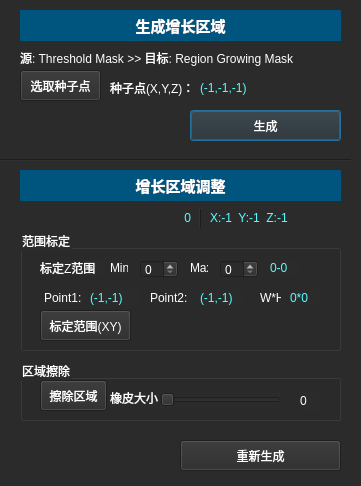
<?xml version="1.0" encoding="UTF-8"?>
<ui version="4.0">
 <class>RegionGrowingDialog</class>
 <widget class="QDialog" name="RegionGrowingDialog">
  <property name="geometry">
   <rect>
    <x>0</x>
    <y>0</y>
    <width>361</width>
    <height>486</height>
   </rect>
  </property>
  <property name="windowTitle">
   <string>Region Growing Dialog</string>
  </property>
  <property name="styleSheet">
   <string notr="true">background-color: rgb(43, 43, 43);
color: rgb(255, 255, 255);</string>
  </property>
  <widget class="QLabel" name="label">
   <property name="geometry">
    <rect>
     <x>20</x>
     <y>50</y>
     <width>301</width>
     <height>16</height>
    </rect>
   </property>
   <property name="styleSheet">
    <string notr="true">color: rgb(255, 255, 255);</string>
   </property>
   <property name="text">
    <string>源: Threshold Mask &gt;&gt; 目标: Region Growing Mask</string>
   </property>
  </widget>
  <widget class="QLabel" name="label_2">
   <property name="geometry">
    <rect>
     <x>110</x>
     <y>80</y>
     <width>91</width>
     <height>16</height>
    </rect>
   </property>
   <property name="styleSheet">
    <string notr="true">color: rgb(255, 255, 255);</string>
   </property>
   <property name="text">
    <string>种子点(X,Y,Z)：</string>
   </property>
  </widget>
  <widget class="QLabel" name="label_SeedPos">
   <property name="geometry">
    <rect>
     <x>200</x>
     <y>80</y>
     <width>71</width>
     <height>16</height>
    </rect>
   </property>
   <property name="styleSheet">
    <string notr="true">color: rgb(85, 255, 255);</string>
   </property>
   <property name="text">
    <string>(-1,-1,-1)</string>
   </property>
  </widget>
  <widget class="QPushButton" name="pushButton_Grow">
   <property name="geometry">
    <rect>
     <x>190</x>
     <y>110</y>
     <width>151</width>
     <height>31</height>
    </rect>
   </property>
   <property name="styleSheet">
    <string notr="true">color: rgb(255, 255, 255);</string>
   </property>
   <property name="text">
    <string>生成</string>
   </property>
  </widget>
  <widget class="Line" name="line">
   <property name="geometry">
    <rect>
     <x>0</x>
     <y>150</y>
     <width>351</width>
     <height>20</height>
    </rect>
   </property>
   <property name="orientation">
    <enum>Qt::Horizontal</enum>
   </property>
  </widget>
  <widget class="QLabel" name="label_3">
   <property name="geometry">
    <rect>
     <x>20</x>
     <y>10</y>
     <width>321</width>
     <height>31</height>
    </rect>
   </property>
   <property name="font">
    <font>
     <family>微软雅黑</family>
     <pointsize>11</pointsize>
     <weight>75</weight>
     <bold>true</bold>
    </font>
   </property>
   <property name="styleSheet">
    <string notr="true">color: rgb(255, 255, 255);
background-color: rgb(0, 85, 127);</string>
   </property>
   <property name="frameShadow">
    <enum>QFrame::Raised</enum>
   </property>
   <property name="text">
    <string>生成增长区域</string>
   </property>
   <property name="alignment">
    <set>Qt::AlignCenter</set>
   </property>
  </widget>
  <widget class="QLabel" name="label_4">
   <property name="geometry">
    <rect>
     <x>20</x>
     <y>170</y>
     <width>321</width>
     <height>31</height>
    </rect>
   </property>
   <property name="font">
    <font>
     <family>微软雅黑</family>
     <pointsize>11</pointsize>
     <weight>75</weight>
     <bold>true</bold>
    </font>
   </property>
   <property name="styleSheet">
    <string notr="true">color: rgb(255, 255, 255);
background-color: rgb(0, 85, 127);</string>
   </property>
   <property name="frameShadow">
    <enum>QFrame::Raised</enum>
   </property>
   <property name="text">
    <string>增长区域调整</string>
   </property>
   <property name="alignment">
    <set>Qt::AlignCenter</set>
   </property>
  </widget>
  <widget class="QFrame" name="frame_4">
   <property name="geometry">
    <rect>
     <x>190</x>
     <y>208</y>
     <width>20</width>
     <height>21</height>
    </rect>
   </property>
   <property name="styleSheet">
    <string notr="true"/>
   </property>
   <property name="frameShape">
    <enum>QFrame::VLine</enum>
   </property>
   <property name="frameShadow">
    <enum>QFrame::Raised</enum>
   </property>
  </widget>
  <widget class="QLabel" name="label_MouseValue">
   <property name="geometry">
    <rect>
     <x>160</x>
     <y>210</y>
     <width>31</width>
     <height>16</height>
    </rect>
   </property>
   <property name="styleSheet">
    <string notr="true">color: rgb(85, 255, 255);</string>
   </property>
   <property name="text">
    <string>0</string>
   </property>
   <property name="alignment">
    <set>Qt::AlignRight|Qt::AlignTrailing|Qt::AlignVCenter</set>
   </property>
  </widget>
  <widget class="QLabel" name="label_MouseInfo">
   <property name="geometry">
    <rect>
     <x>210</x>
     <y>210</y>
     <width>131</width>
     <height>16</height>
    </rect>
   </property>
   <property name="styleSheet">
    <string notr="true">color: rgb(85, 255, 255);</string>
   </property>
   <property name="text">
    <string>X:-1  Y:-1  Z:-1              </string>
   </property>
  </widget>
  <widget class="QPushButton" name="pushButton_ReGrow">
   <property name="geometry">
    <rect>
     <x>180</x>
     <y>440</y>
     <width>161</width>
     <height>31</height>
    </rect>
   </property>
   <property name="styleSheet">
    <string notr="true">color: rgb(255, 255, 255);</string>
   </property>
   <property name="text">
    <string>重新生成</string>
   </property>
  </widget>
  <widget class="QPushButton" name="pushButton_PickSeedPoint">
   <property name="geometry">
    <rect>
     <x>20</x>
     <y>70</y>
     <width>81</width>
     <height>31</height>
    </rect>
   </property>
   <property name="styleSheet">
    <string notr="true">color: rgb(255, 255, 255);</string>
   </property>
   <property name="text">
    <string>选取种子点</string>
   </property>
  </widget>
  <widget class="QGroupBox" name="groupBox">
   <property name="geometry">
    <rect>
     <x>20</x>
     <y>360</y>
     <width>321</width>
     <height>61</height>
    </rect>
   </property>
   <property name="title">
    <string>区域擦除</string>
   </property>
   <widget class="QToolButton" name="toolButton_Erase">
    <property name="geometry">
     <rect>
      <x>20</x>
      <y>20</y>
      <width>67</width>
      <height>31</height>
     </rect>
    </property>
    <property name="sizePolicy">
     <sizepolicy hsizetype="Preferred" vsizetype="Fixed">
      <horstretch>0</horstretch>
      <verstretch>0</verstretch>
     </sizepolicy>
    </property>
    <property name="text">
     <string>擦除区域</string>
    </property>
   </widget>
   <widget class="QLabel" name="label_6">
    <property name="geometry">
     <rect>
      <x>90</x>
      <y>30</y>
      <width>48</width>
      <height>16</height>
     </rect>
    </property>
    <property name="sizePolicy">
     <sizepolicy hsizetype="Fixed" vsizetype="Fixed">
      <horstretch>0</horstretch>
      <verstretch>0</verstretch>
     </sizepolicy>
    </property>
    <property name="text">
     <string>橡皮大小</string>
    </property>
   </widget>
   <widget class="QLabel" name="label_EraseSize">
    <property name="geometry">
     <rect>
      <x>280</x>
      <y>30</y>
      <width>21</width>
      <height>21</height>
     </rect>
    </property>
    <property name="sizePolicy">
     <sizepolicy hsizetype="Fixed" vsizetype="Fixed">
      <horstretch>0</horstretch>
      <verstretch>0</verstretch>
     </sizepolicy>
    </property>
    <property name="text">
     <string>0</string>
    </property>
   </widget>
   <widget class="QSlider" name="horizontalSlider_EraseSize">
    <property name="geometry">
     <rect>
      <x>140</x>
      <y>30</y>
      <width>121</width>
      <height>19</height>
     </rect>
    </property>
    <property name="sizePolicy">
     <sizepolicy hsizetype="Fixed" vsizetype="Fixed">
      <horstretch>0</horstretch>
      <verstretch>0</verstretch>
     </sizepolicy>
    </property>
    <property name="minimum">
     <number>0</number>
    </property>
    <property name="maximum">
     <number>20</number>
    </property>
    <property name="tracking">
     <bool>true</bool>
    </property>
    <property name="orientation">
     <enum>Qt::Horizontal</enum>
    </property>
   </widget>
  </widget>
  <widget class="QGroupBox" name="groupBox_2">
   <property name="geometry">
    <rect>
     <x>20</x>
     <y>230</y>
     <width>321</width>
     <height>121</height>
    </rect>
   </property>
   <property name="title">
    <string>范围标定</string>
   </property>
   <widget class="QLabel" name="label_7">
    <property name="geometry">
     <rect>
      <x>20</x>
      <y>30</y>
      <width>66</width>
      <height>16</height>
     </rect>
    </property>
    <property name="text">
     <string>标定Z范围  </string>
    </property>
   </widget>
   <widget class="QLabel" name="label_8">
    <property name="geometry">
     <rect>
      <x>90</x>
      <y>30</y>
      <width>18</width>
      <height>16</height>
     </rect>
    </property>
    <property name="text">
     <string>Min</string>
    </property>
   </widget>
   <widget class="QSpinBox" name="spinBox_Limit_z1">
    <property name="geometry">
     <rect>
      <x>120</x>
      <y>30</y>
      <width>38</width>
      <height>18</height>
     </rect>
    </property>
   </widget>
   <widget class="QLabel" name="label_9">
    <property name="geometry">
     <rect>
      <x>170</x>
      <y>30</y>
      <width>18</width>
      <height>16</height>
     </rect>
    </property>
    <property name="text">
     <string>Max</string>
    </property>
   </widget>
   <widget class="QSpinBox" name="spinBox_Limit_z2">
    <property name="geometry">
     <rect>
      <x>200</x>
      <y>30</y>
      <width>38</width>
      <height>18</height>
     </rect>
    </property>
   </widget>
   <widget class="QLabel" name="label__LimitZ">
    <property name="geometry">
     <rect>
      <x>250</x>
      <y>30</y>
      <width>30</width>
      <height>16</height>
     </rect>
    </property>
    <property name="sizePolicy">
     <sizepolicy hsizetype="Fixed" vsizetype="Fixed">
      <horstretch>0</horstretch>
      <verstretch>0</verstretch>
     </sizepolicy>
    </property>
    <property name="styleSheet">
     <string notr="true">color: rgb(85, 255, 255);</string>
    </property>
    <property name="text">
     <string>0-0  </string>
    </property>
    <property name="alignment">
     <set>Qt::AlignLeading|Qt::AlignLeft|Qt::AlignVCenter</set>
    </property>
   </widget>
   <widget class="QLabel" name="label__LimitWH">
    <property name="geometry">
     <rect>
      <x>270</x>
      <y>60</y>
      <width>31</width>
      <height>16</height>
     </rect>
    </property>
    <property name="sizePolicy">
     <sizepolicy hsizetype="Preferred" vsizetype="Preferred">
      <horstretch>0</horstretch>
      <verstretch>0</verstretch>
     </sizepolicy>
    </property>
    <property name="styleSheet">
     <string notr="true">color: rgb(85, 255, 255);</string>
    </property>
    <property name="text">
     <string>0*0</string>
    </property>
    <property name="alignment">
     <set>Qt::AlignLeading|Qt::AlignLeft|Qt::AlignVCenter</set>
    </property>
   </widget>
   <widget class="QLabel" name="label_12">
    <property name="geometry">
     <rect>
      <x>240</x>
      <y>60</y>
      <width>21</width>
      <height>16</height>
     </rect>
    </property>
    <property name="sizePolicy">
     <sizepolicy hsizetype="Preferred" vsizetype="Preferred">
      <horstretch>0</horstretch>
      <verstretch>0</verstretch>
     </sizepolicy>
    </property>
    <property name="text">
     <string>W*H:</string>
    </property>
   </widget>
   <widget class="QLabel" name="label_10">
    <property name="geometry">
     <rect>
      <x>24</x>
      <y>60</y>
      <width>41</width>
      <height>16</height>
     </rect>
    </property>
    <property name="sizePolicy">
     <sizepolicy hsizetype="Preferred" vsizetype="Preferred">
      <horstretch>0</horstretch>
      <verstretch>0</verstretch>
     </sizepolicy>
    </property>
    <property name="text">
     <string>Point1:</string>
    </property>
   </widget>
   <widget class="QLabel" name="label_LimitPoint1">
    <property name="geometry">
     <rect>
      <x>70</x>
      <y>60</y>
      <width>51</width>
      <height>16</height>
     </rect>
    </property>
    <property name="sizePolicy">
     <sizepolicy hsizetype="Preferred" vsizetype="Preferred">
      <horstretch>0</horstretch>
      <verstretch>0</verstretch>
     </sizepolicy>
    </property>
    <property name="styleSheet">
     <string notr="true">color: rgb(85, 255, 255);</string>
    </property>
    <property name="text">
     <string>(-1,-1)</string>
    </property>
    <property name="alignment">
     <set>Qt::AlignLeading|Qt::AlignLeft|Qt::AlignVCenter</set>
    </property>
   </widget>
   <widget class="QLabel" name="label_11">
    <property name="geometry">
     <rect>
      <x>130</x>
      <y>60</y>
      <width>41</width>
      <height>16</height>
     </rect>
    </property>
    <property name="sizePolicy">
     <sizepolicy hsizetype="Preferred" vsizetype="Preferred">
      <horstretch>0</horstretch>
      <verstretch>0</verstretch>
     </sizepolicy>
    </property>
    <property name="text">
     <string>Point2:</string>
    </property>
   </widget>
   <widget class="QLabel" name="label_LimitPoint2">
    <property name="geometry">
     <rect>
      <x>180</x>
      <y>60</y>
      <width>42</width>
      <height>16</height>
     </rect>
    </property>
    <property name="sizePolicy">
     <sizepolicy hsizetype="Preferred" vsizetype="Preferred">
      <horstretch>0</horstretch>
      <verstretch>0</verstretch>
     </sizepolicy>
    </property>
    <property name="styleSheet">
     <string notr="true">color: rgb(85, 255, 255);</string>
    </property>
    <property name="text">
     <string>(-1,-1)</string>
    </property>
    <property name="alignment">
     <set>Qt::AlignLeading|Qt::AlignLeft|Qt::AlignVCenter</set>
    </property>
   </widget>
   <widget class="QToolButton" name="toolButton_SetRegionXY">
    <property name="geometry">
     <rect>
      <x>20</x>
      <y>80</y>
      <width>91</width>
      <height>31</height>
     </rect>
    </property>
    <property name="text">
     <string>标定范围(XY)</string>
    </property>
   </widget>
  </widget>
 </widget>
 <resources/>
 <connections/>
</ui>
